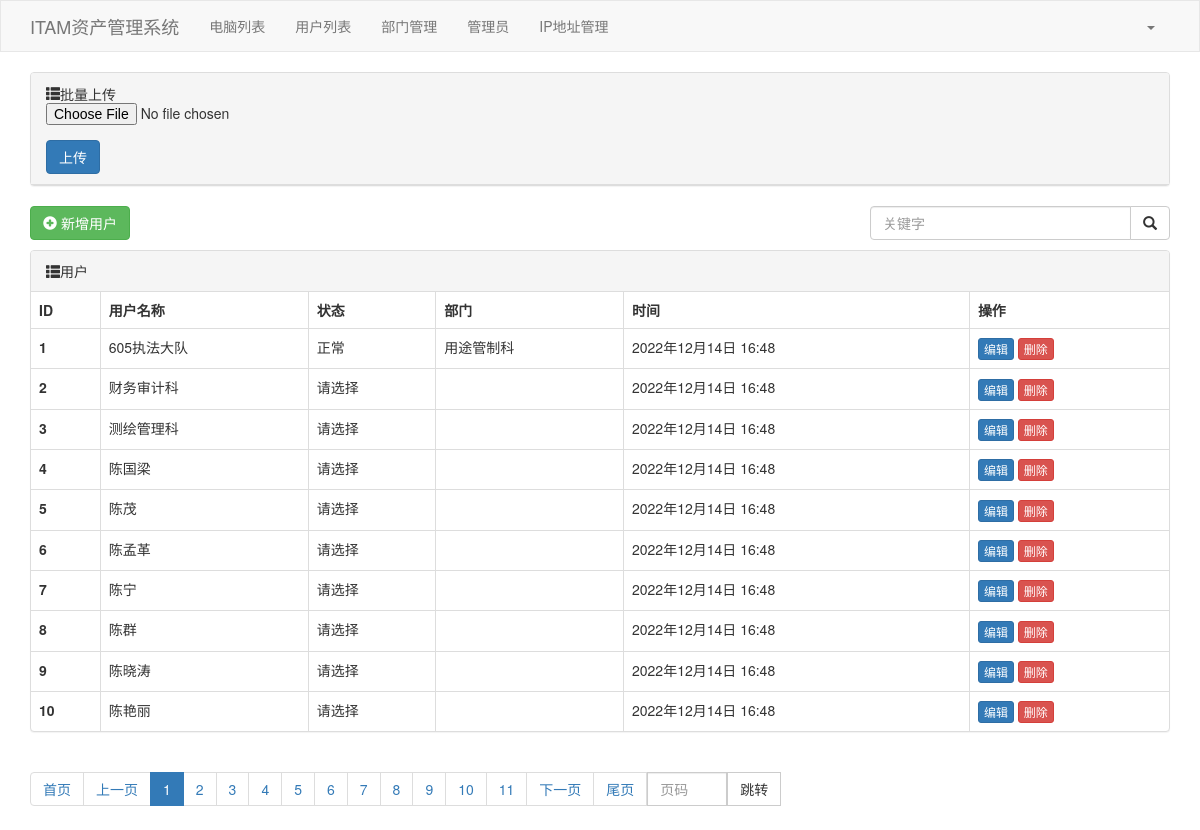
Page /user/list/ (signed in) on the committed database.
### app1/models.py (models this page shows, shortened)
class User(models.Model):
    STATUS = (
        (None, '请选择'),
        (0, '正常'),
        (1, '失效'),
    )
    username = models.CharField(verbose_name='用户名称', max_length=16, unique=True)
    depart = models.ForeignKey(verbose_name='所在部门', to=Department, on_delete=models.SET_NULL, null=True)
    status = models.SmallIntegerField(verbose_name='状态', choices=STATUS, default=None, null=True)
    createdate = models.DateTimeField(verbose_name='创建日期', auto_now_add=True)
    class Meta:
        verbose_name = '人员基本信息'

class Department(models.Model):
    departname = models.CharField(verbose_name='部门名称', max_length=16, unique=True)
    createdate = models.DateTimeField(verbose_name='创建日期', auto_now_add=True)

### app1/views/user.py (the view)
# urls.py: path('user/list/', user.user_list),
def user_list(request):
    data_dict = {}
    search_data = request.GET.get('q', "")
    if search_data:
        data_dict['username__contains'] = search_data
    queryset = models.User.objects.filter(**data_dict)
    page_obj = Pagination(request, queryset)
    context = {
        'queryset': page_obj.page_queryset,
        'page_string': page_obj.html()
    }
    return render(request, 'user_list.html', context)

### app1/templates/user_list.html (shortened to what this page needs)
{% extends "layout.html" %}
{% block content %}
    <div class="container">
        <div class="panel panel-default">
            <div class="panel-heading">
                <span class="glyphicon glyphicon-th-list" aria-hidden="true">批量上传</span>
                <form method="post" enctype="multipart/form-data" action="/user/multi/">
                    <div class="form-group">
                        <input type="file" name="excel">
                    </div>
                    <button type="submit" value="上传" class="btn btn-primary">上传</button>
                </form>
            </div>
        </div>
        <div style="margin-bottom: 10px">
            <a class="btn btn-success" href="/user/add/">
                <span class="glyphicon glyphicon-plus-sign " aria-hidden="true"></span>
                新增用户</a>
            <div style="float:right;width: 300px">
                <form method="get">
                    <div class="input-group">
                        <input type="text" name='q' class="form-control" placeholder="关键字" value="{{ search_data }}">
                        <span class="input-group-btn">
                        <button class="btn btn-default" type="submit">
                            <span class="glyphicon glyphicon-search " aria-hidden="true"> </span>
                        </button>
                        </span>
                </form>
            </div>
        </div>
    </div>
    <div class="bs-example" data-example-id="panel-without-body-with-table">
        <div class="panel panel-default">
            <div class="panel-heading">
                <span class="glyphicon glyphicon-th-list" aria-hidden="true"></span>用户
            </div>
            <table class="table table-bordered">
                <thead>
                <tr>
                    <th>ID</th>
                    <th>用户名称</th>
                    <th>状态</th>
                    <th>部门</th>
                    <th>时间</th>
                    <th>操作</th>
                </tr>
                </thead>
                <tbody>
                {% for item in queryset %}
                    <tr>
                    <th scope="row" title="{{ item.id }}">{{  forloop.counter }}</th>
                    <td>{{ item.username }}</td>
                    <td>{{ item.get_status_display }}</td>
                    <td>{{ item.depart.departname }}</td>
                    <td>{{ item.createdate }}</td>
                    <td>
                        <a class="btn btn-primary btn-xs" href="/user/{{ item.id }}/edit/">编辑</a>
                        <a class="btn btn-danger btn-xs" href="/user/{{ item.id }}/delete/">删除</a>
                    </td>
                {% endfor %}
                </tbody>
            </table>
        </div>
        <div class="clearfix">
            <ul class="pagination">
                {{ page_string }}
            </ul>
        </div>
    </div>
{% endblock %}

### rows in the picture
User: username "605执法大队", status "正常", depart.departname "用途管制科", createdate "2022年12月14日 16:48"
User: username "财务审计科", status "请选择", createdate "2022年12月14日 16:48"
User: username "测绘管理科", status "请选择", createdate "2022年12月14日 16:48"
User: username "陈国梁", status "请选择", createdate "2022年12月14日 16:48"
User: username "陈茂", status "请选择", createdate "2022年12月14日 16:48"
User: username "陈孟革", status "请选择", createdate "2022年12月14日 16:48"
User: username "陈宁", status "请选择", createdate "2022年12月14日 16:48"
User: username "陈群", status "请选择", createdate "2022年12月14日 16:48"
User: username "陈晓涛", status "请选择", createdate "2022年12月14日 16:48"
User: username "陈艳丽", status "请选择", createdate "2022年12月14日 16:48"
